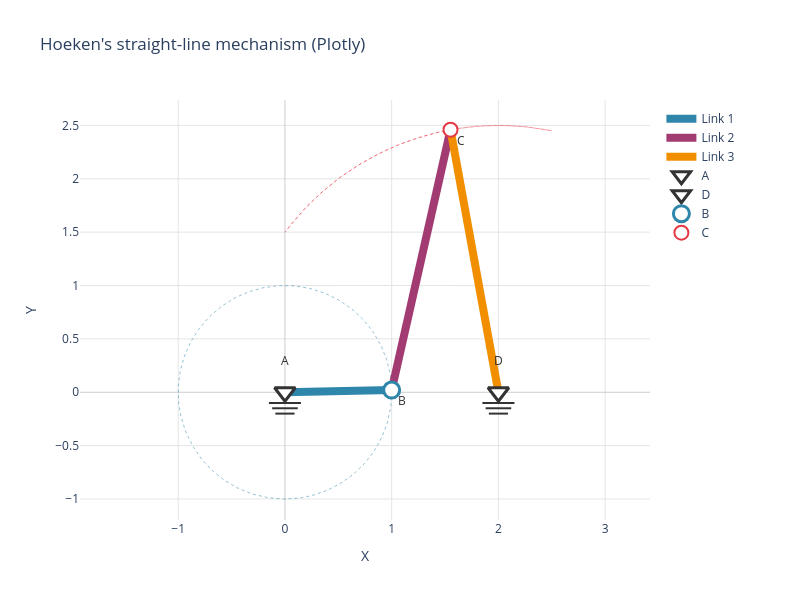

The notebook cell this image was saved under:
### Markdown cell above
## 5. Interactive Plotly Visualization

### Code cell
from pylinkage.synthesis import fourbar_from_lengths
from pylinkage.visualizer import plot_linkage_plotly

# plot_linkage_plotly works with the legacy Linkage API
hoeken_legacy = fourbar_from_lengths(
    crank_length=1.0, coupler_length=2.5,
    rocker_length=2.5, ground_length=2.0, iterations=300,
)
fig = plot_linkage_plotly(hoeken_legacy)
fig.update_layout(title="Hoeken's straight-line mechanism (Plotly)")
fig.show()

### Figure 1 — Plotly figure (JSON) as saved in the notebook; plotly's stock layout.template omitted (floating-point values rounded to 4 significant figures; data arrays with more than 128 entries replaced by an {"elided": "..."} marker saying what was removed)
{"data": [{"hoverinfo": "skip", "line": {"color": "#333333", "dash": "dot", "width": 1}, "mode": "lines", "name": "A path", "opacity": 0.5, "showlegend": false, "type": "scatter", "x": {"elided": "300 int values"}, "y": {"elided": "300 int values"}}, {"hoverinfo": "skip", "line": {"color": "#333333", "dash": "dot", "width": 1}, "mode": "lines", "name": "D path", "opacity": 0.5, "showlegend": false, "type": "scatter", "x": {"elided": "300 int values"}, "y": {"elided": "300 int values"}}, {"hoverinfo": "skip", "line": {"color": "#2E86AB", "dash": "dot", "width": 1}, "mode": "lines", "name": "B path", "opacity": 0.5, "showlegend": false, "type": "scatter", "x": {"elided": "300 float values"}, "y": {"elided": "300 float values"}}, {"hoverinfo": "skip", "line": {"color": "#E63946", "dash": "dot", "width": 1}, "mode": "lines", "name": "C path", "opacity": 0.5, "showlegend": false, "type": "scatter", "x": {"elided": "300 float values"}, "y": {"elided": "300 float values"}}, {"hoverinfo": "name", "line": {"color": "#2E86AB", "width": 8}, "mode": "lines", "name": "Link 1", "type": "scatter", "x": [0, 0.9998], "y": [0, 0.02094]}, {"hoverinfo": "name", "line": {"color": "#A23B72", "width": 8}, "mode": "lines", "name": "Link 2", "type": "scatter", "x": [0.9998, 1.551], "y": [0.02094, 2.459]}, {"hoverinfo": "name", "line": {"color": "#F18F01", "width": 8}, "mode": "lines", "name": "Link 3", "type": "scatter", "x": [2, 1.551], "y": [0, 2.459]}, {"hoverinfo": "skip", "line": {"color": "#333333", "width": 2}, "mode": "lines", "showlegend": false, "type": "scatter", "x": [-0.15, 0.15], "y": [-0.1, -0.1]}, {"hoverinfo": "skip", "line": {"color": "#333333", "width": 2}, "mode": "lines", "showlegend": false, "type": "scatter", "x": [-0.12, 0.12], "y": [-0.15, -0.15]}, {"hoverinfo": "skip", "line": {"color": "#333333", "width": 2}, "mode": "lines", "showlegend": false, "type": "scatter", "x": [-0.09, 0.09], "y": [-0.2, -0.2]}, {"hoverinfo": "skip", "line": {"color": "#333333", "width": 2}, "mode": "lines", "showlegend": false, "type": "scatter", "x": [1.85, 2.15], "y": [-0.1, -0.1]}, {"hoverinfo": "skip", "line": {"color": "#333333", "width": 2}, "mode": "lines", "showlegend": false, "type": "scatter", "x": [1.88, 2.12], "y": [-0.15, -0.15]}, {"hoverinfo": "skip", "line": {"color": "#333333", "width": 2}, "mode": "lines", "showlegend": false, "type": "scatter", "x": [1.91, 2.09], "y": [-0.2, -0.2]}, {"hovertemplate": "<b>A</b><br>x: 0.000<br>y: 0.000<extra></extra>", "marker": {"color": "white", "line": {"color": "#333333", "width": 3}, "size": 18, "symbol": "triangle-down"}, "mode": "markers", "name": "A", "type": "scatter", "x": [0], "y": [0]}, {"hovertemplate": "<b>D</b><br>x: 2.000<br>y: 0.000<extra></extra>", "marker": {"color": "white", "line": {"color": "#333333", "width": 3}, "size": 18, "symbol": "triangle-down"}, "mode": "markers", "name": "D", "type": "scatter", "x": [2], "y": [0]}, {"hovertemplate": "<b>B</b><br>x: 1.000<br>y: 0.021<extra></extra>", "marker": {"color": "white", "line": {"color": "#2E86AB", "width": 3}, "size": 16, "symbol": "circle"}, "mode": "markers", "name": "B", "type": "scatter", "x": [0.9998], "y": [0.02094]}, {"hovertemplate": "<b>C</b><br>x: 1.551<br>y: 2.459<extra></extra>", "marker": {"color": "white", "line": {"color": "#E63946", "width": 2}, "size": 14, "symbol": "circle"}, "mode": "markers", "name": "C", "type": "scatter", "x": [1.551], "y": [2.459]}], "layout": {"annotations": [{"font": {"color": "#333", "size": 12}, "showarrow": false, "text": "A", "x": 0, "y": 0.3}, {"font": {"color": "#333", "size": 12}, "showarrow": false, "text": "D", "x": 2, "y": 0.3}, {"font": {"color": "#333", "size": 12}, "showarrow": false, "text": "B", "x": 1.1, "y": -0.07906}, {"font": {"color": "#333", "size": 12}, "showarrow": false, "text": "C", "x": 1.651, "y": 2.359}], "height": 600, "legend": {"x": 1.02, "xanchor": "left", "y": 0.99, "yanchor": "top"}, "margin": {"r": 150}, "paper_bgcolor": "white", "plot_bgcolor": "white", "showlegend": true, "title": {"text": "Hoeken's straight-line mechanism (Plotly)"}, "width": 800, "xaxis": {"gridcolor": "#E5E5E5", "gridwidth": 1, "scaleanchor": "y", "scaleratio": 1, "showgrid": true, "title": {"text": "X"}, "zeroline": true, "zerolinecolor": "#CCCCCC", "zerolinewidth": 1}, "yaxis": {"gridcolor": "#E5E5E5", "gridwidth": 1, "showgrid": true, "title": {"text": "Y"}, "zeroline": true, "zerolinecolor": "#CCCCCC", "zerolinewidth": 1}}}
